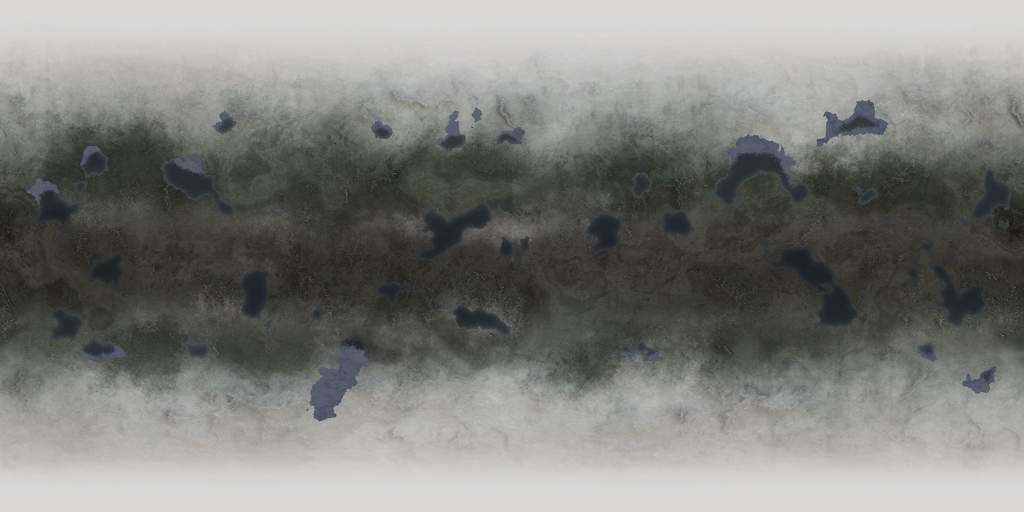
#> input picture tundra.png, 2048 x 1024 px, found by its file name (shown at 1/2 size)
$ python for_tundra.py
#> lines starting #> are read from the running program, lines starting #| are printed output that depends on the picture; after the words box and inside, x2 and y2 are one past the last pixel; in counts of white or black regions, pixels touching at a corner belong together
# -*- coding: utf-8 -*-
"""
Created on Fri Feb 26 19:29:06 2021

@author: Templar_KBCC
"""
'''LBP尝试，貌似这个库有问题用不了，我也不想自己编，应该先试简单的办法
import cv2
from skimage.feature import local_binary_pattern
from skimage import filters
import skimage
path="terrain\\\\earth.png"
# settings for LBP
radius = 1	# LBP算法中范围半径的取值
n_points = 8 * radius # 领域像素点数
image=cv2.imread(path)
image_g = cv2.cvtColor(image, cv2.COLOR_BGR2GRAY)
lbp = local_binary_pattern(image_g, n_points, radius)
edges = filters.sobel(image_g)
cv2.imshow("a",edges)
cv2.destroyAllWindows()'''
#hsv色域+边缘多少程度二元k-means分类，只有两个用k-means非常直观
import cv2
import numpy as np
import matplotlib.pyplot as plt
path="terrain\\\\tundra.png"
img_origin=cv2.imread(path)
#> img_origin is the input picture: shape (1024, 2048, 3); mean B, G, R 124.6, 127.8, 127.1
print(img_origin.shape)
#| (1024, 2048, 3)
img_copy=img_origin
img_blur=cv2.blur(img_origin,(7,7))
#1:hsv
HSV_img = cv2.cvtColor(img_origin,cv2.COLOR_BGR2HSV)
#> HSV_img: shape (1024, 2048, 3); mean H, S, V 44.3, 14.9, 129.1

#2:边缘化特征
#提取边缘化特征之前先对亮的地方变暗处理，极地太亮了会有很多误判的山脉丘陵，或者模糊处理？
for i in range(img_copy.shape[0]):
    for j in range(img_copy.shape[1]):
        if HSV_img[i][j][2]>=80 and HSV_img[i][j][1]<=42:#s小说明像灰色
            #img_copy[i][j]=[int(img_copy[i][j][0]/1.5),int(img_copy[i][j][1]/1.5),int(img_copy[i][j][2]/1.5)]
            img_copy[i][j]=img_blur[i][j]
cv2.imwrite("darken.jpg",img_copy)
img=cv2.cvtColor(img_copy,cv2.COLOR_BGR2GRAY)
cv2.imwrite("darken_edge.jpg",img)

kernel_h = np.array([[1,0,-1],[1,0,-1],[1,0,-1]])
result_h=cv2.filter2D(img,-1,kernel_h)
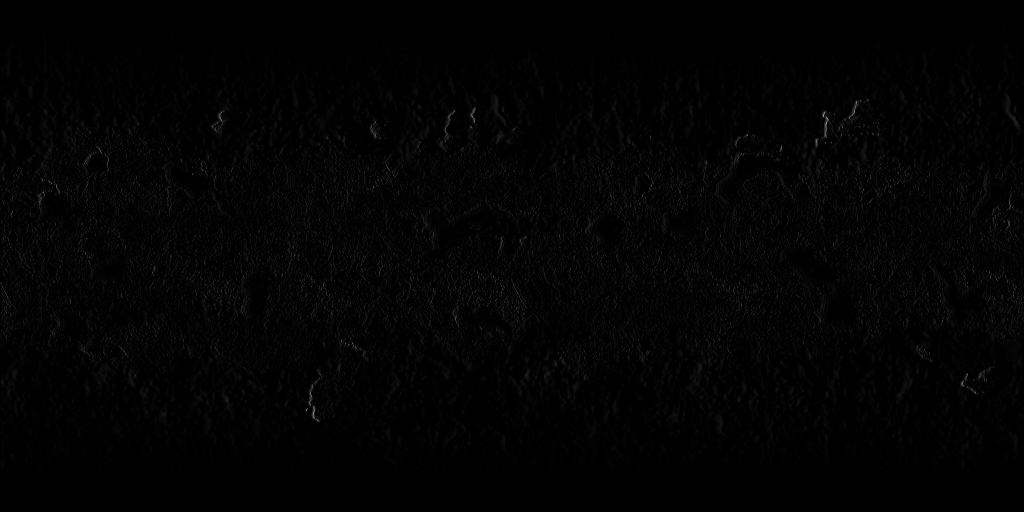
#> result_h: shape (1024, 2048) (shown at 1/2 size); min 0, max 218, mean 2.6
ret,bi_result_h = cv2.threshold(result_h,30,255,cv2.THRESH_BINARY)#注意前面要ret
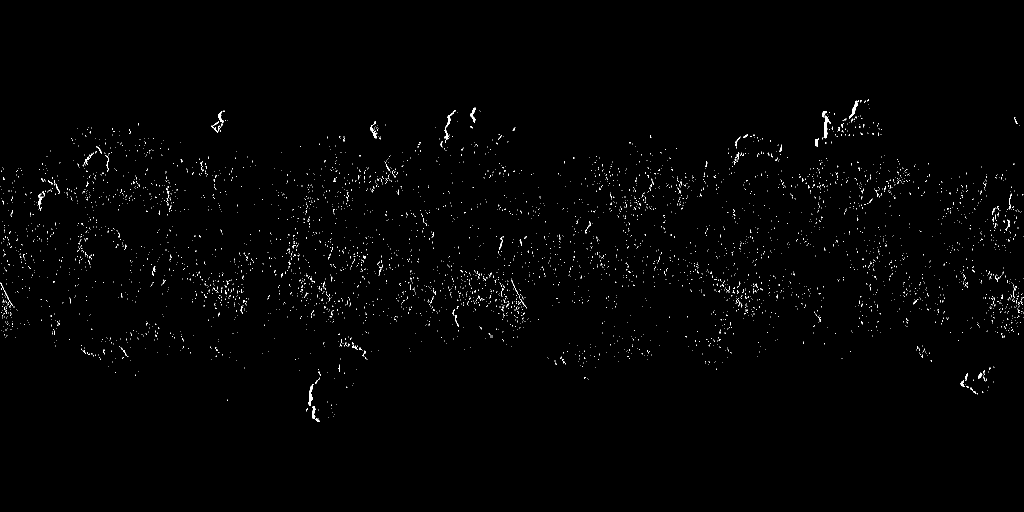
#> bi_result_h: shape (1024, 2048) (shown at 1/2 size); 0.73% white in thin lines or dots, all inside (x1, y1, x2, y2) = (1, 199, 2047, 844)
kernel_v = np.array([[1,1,1],[0,0,0],[-1,-1,-1]])
result_v=cv2.filter2D(img,-1,kernel_v)
ret,bi_result_v = cv2.threshold(result_v,30,255,cv2.THRESH_BINARY)#注意前面要ret
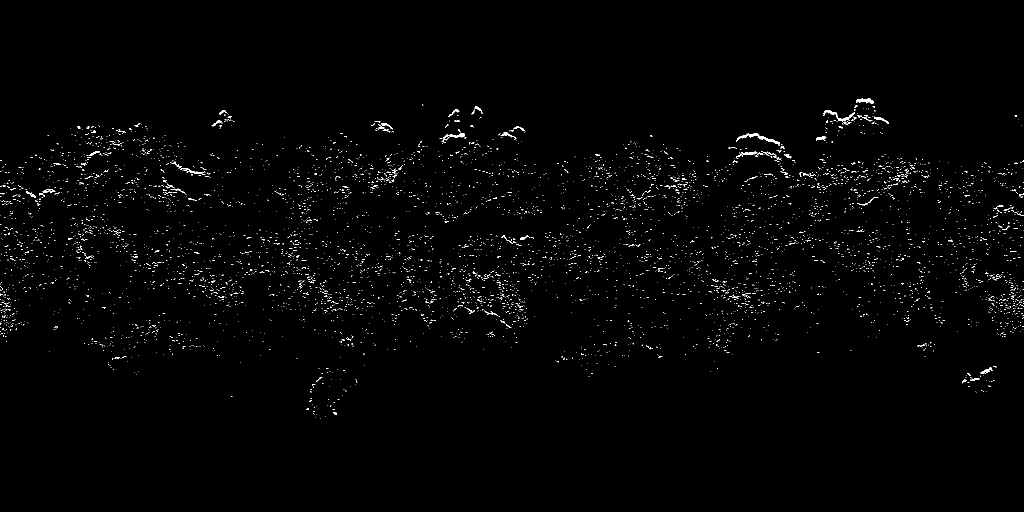
#> bi_result_v: shape (1024, 2048) (shown at 1/2 size); 0.97% white in thin lines or dots, all inside (x1, y1, x2, y2) = (0, 197, 2048, 838)
#5x5作为区间判别潜在山地、丘陵、平原
result_h_v=cv2.add(result_h,result_v)/255#opencv的叠加超限时取上限而numpy是取模
mountain_ker=np.ones((5,5))
mountain_map=cv2.filter2D(result_h_v,-1,mountain_ker)
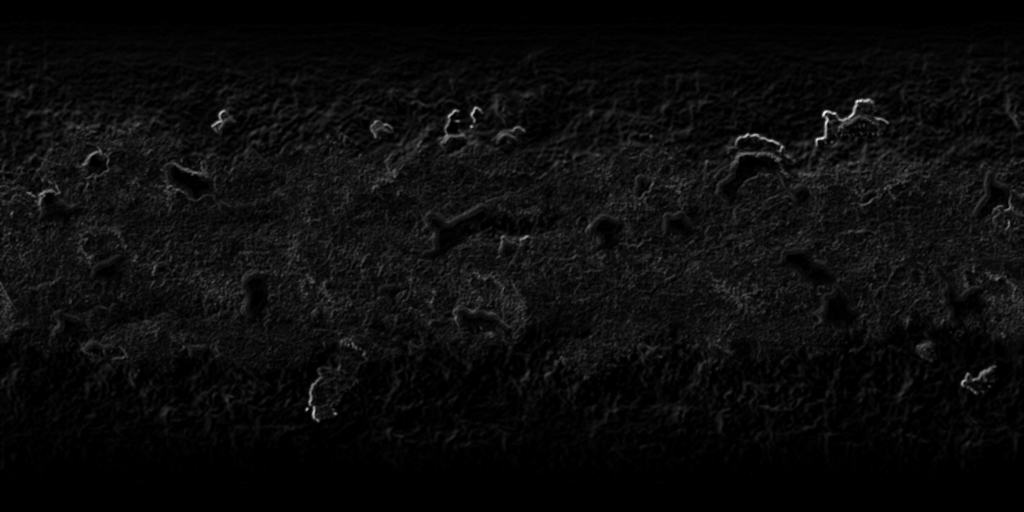
#> mountain_map: shape (1024, 2048) float64 (shown at 1/2 size); min 0, max 12.47, mean 0.567; drawn with min black and max white
#ret,mountain=cv2.threshold(mountain_map,4,255,cv2.THRESH_BINARY)
#ret,hill=cv2.threshold(mountain_map,2,255,cv2.THRESH_BINARY)#hill包含了mountain
#点数统计
'''
x_mountain_degree=mountain_map.flatten()#二维矩阵拉成一维
print(x_mountain_degree.size)
y_h_degree=HSV_img[:,:,0:1]
y_h_degree=y_h_degree.flatten()
print(y_h_degree.size)
plt.scatter(x_mountain_degree, y_h_degree, s=1, marker=".")
plt.show()'''

#叠加图片可视化,我直接决策树
#现在是平原和极地的交界也当成山地
for i in range(img.shape[0]):
    for j in range(img.shape[1]):
        if HSV_img[i][j][2]>=130 and HSV_img[i][j][1]<42:#白色地貌对地球取明度>=200,对联合取HSV_img[i][j][2]>=130 and HSV_img[i][j][1]<42
            if mountain_map[i][j]>=10:
                img_origin[i][j]=[255,0,153]#紫色，山地
            elif mountain_map[i][j]>=5:
                img_origin[i][j]=[37,65,204]#棕色，丘陵
            else:
                img_origin[i][j]=[255,255,255]#白色，雪原
        elif HSV_img[i][j][0]>=19 and HSV_img[i][j][0]<=77:#绿色、青色地貌
            if mountain_map[i][j]>=4:
                img_origin[i][j]=[255,0,153]#紫色，山地
            elif mountain_map[i][j]>=2:
                img_origin[i][j]=[37,65,204]#棕色，丘陵
            else:
                img_origin[i][j]=[0,255,0]#绿色，平原或森林
        elif HSV_img[i][j][0]>=78 and HSV_img[i][j][0]<=124:#深蓝色地貌
            if mountain_map[i][j]<6 and HSV_img[i][j][2]>100:
                img_origin[i][j]=[255,255,255]#白色，雪原
            elif mountain_map[i][j]<10 and HSV_img[i][j][2]>100:
                img_origin[i][j]=[37,65,204]#棕色，丘陵
            elif mountain_map[i][j]>=10 and HSV_img[i][j][2]>100:
                img_origin[i][j]=[255,0,153]#紫色，山地
            else:
                img_origin[i][j]=[255,0,0]#蓝色，水域
        else:#黄色、橙色、红色、浅蓝色地貌
            if mountain_map[i][j]>=7:
                img_origin[i][j]=[255,0,153]#紫色，山地
            elif mountain_map[i][j]>=4:
                img_origin[i][j]=[37,65,204]#棕色，丘陵
            else:
                img_origin[i][j]=[102,217,255]#黄色，沙漠
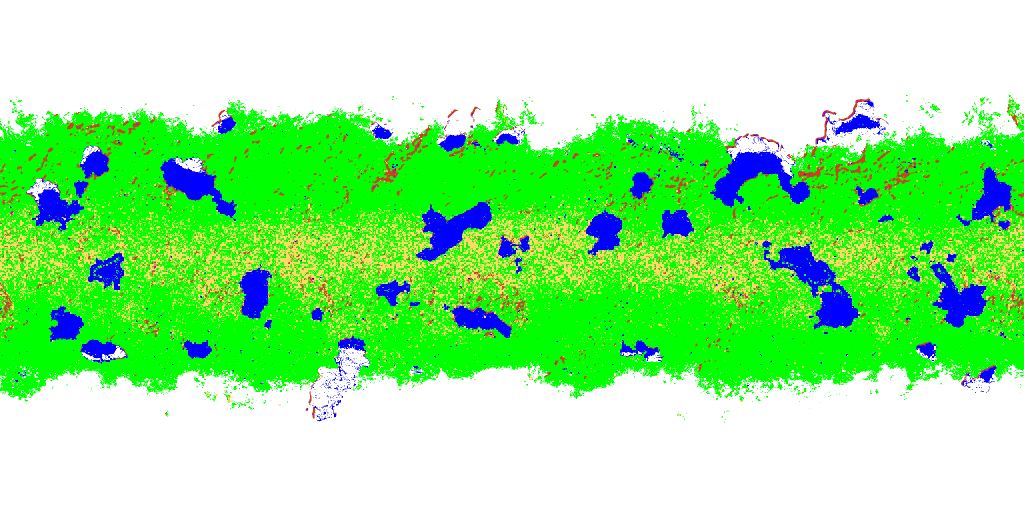
#> img_origin: shape (1024, 2048, 3) (shown at 1/2 size); mean B, G, R 151.3, 237, 152

cv2.imwrite("horizontal.jpg",bi_result_h)
cv2.imwrite("verticl.jpg",bi_result_v)
cv2.imwrite("result_tundra.jpg",img_origin)
cv2.destroyAllWindows()
